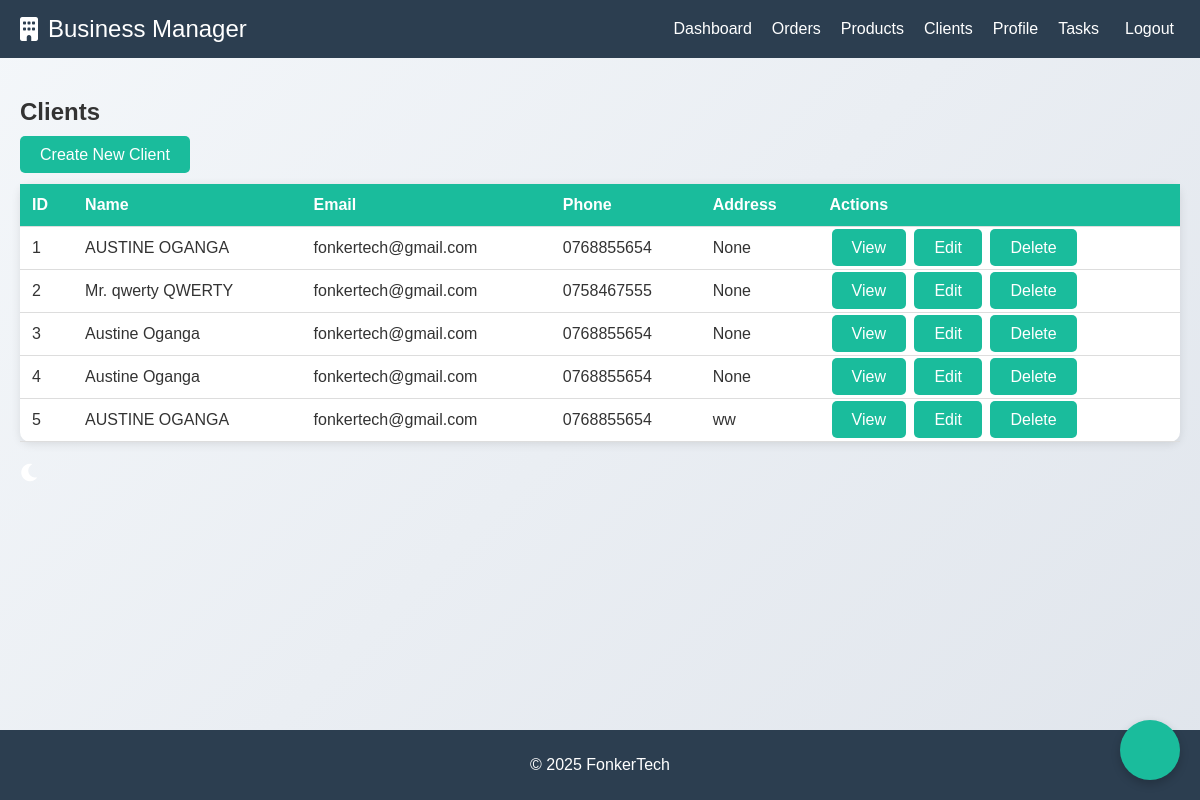
The app's page /clients/ (signed in) with its own data.
### management/models.py (models this page shows, shortened)
class Client(models.Model):
    name = models.CharField(max_length=100)
    email = models.EmailField()
    phone = models.CharField(max_length=15)
    address = models.CharField(max_length=255, blank=True, null=True)  # Add this line
    created_at = models.DateTimeField(auto_now_add=True)

### management/views.py (the view)
# urls.py: path('clients/', views.client_list, name='client_list'),
@login_required
def client_list(request):
    clients = Client.objects.all()
    return render(request, 'management/client_list.html', {'clients': clients})

### management/templates/management/client_list.html (shortened to what this page needs)
{% extends "management/base.html" %}
{% block content %}
<div class="container">
    <h2>Clients</h2>
    <a href="{% url 'add_client' %}" class="btn btn-primary">Create New Client</a>
    <table class="table">
        <thead>
            <tr>
                <th>ID</th>
                <th>Name</th>
                <th>Email</th>
                <th>Phone</th>
                <th>Address</th>
                <th>Actions</th>
            </tr>
        </thead>
        <tbody>
            {% for client in clients %}
            <tr>
                <td>{{ client.id }}</td>
                <td>{{ client.name }}</td>
                <td>{{ client.email }}</td>
                <td>{{ client.phone }}</td>
                <td>{{ client.address }}</td>
                <td>
                    <a href="{% url 'client_detail' client.id %}" class="btn btn-info">View</a>
                    <a href="{% url 'client_update' client.id %}" class="btn btn-warning">Edit</a>
                    <a href="{% url 'client_delete' client.id %}" class="btn btn-danger">Delete</a>
                </td>
            </tr>
            {% endfor %}
        </tbody>
    </table>
</div>
{% endblock %}

### management/templates/management/base.html (shortened to what this page needs)
{% load static %}
<!DOCTYPE html>
<html lang="en">
<head>
    <link href="https://cdnjs.cloudflare.com/ajax/libs/font-awesome/6.0.0-beta3/css/all.min.css" rel="stylesheet">
    <link rel="stylesheet" href="{% static 'management/css/styles.css' %}">
</head>
<body>
    <header>
        <div class="logo">
            <i class="fas fa-building"></i>
            <span>Business Manager</span>
        </div>
        <nav>
            <ul>
                <li><a href="{% url 'dashboard' %}">Dashboard</a></li>
                <li><a href="{% url 'order_list' %}">Orders</a></li>
                <li><a href="{% url 'product_list' %}">Products</a></li>
                <li><a href="{% url 'client_list' %}">Clients</a></li>
                <li><a href="{% url 'profile' %}">Profile</a></li>
                <li><a href="{% url 'task_list' %}">Tasks</a></li>
                <li>
                    <form action="{% url 'logout' %}" method="post">
                        <button type="submit" class="logout-button">Logout</button>
                    </form>
                </li>
            </ul>
        </nav>
    </header>
    <main>
        {% block content %}{% endblock %}
    </main>
    <footer>
        <p>&copy; 2025 FonkerTech</p>
    </footer>
    <div class="fab">
        <a href="{% url 'add_client' %}" title="Add Client">
            <i class="fas fa-plus"></i>
        </a>
    </div>
    <div class="theme-toggle">
        <i class="fas fa-moon" id="theme-icon"></i>
    </div>
</body>
</html>

### management/static/management/css/styles.css (style rules this page uses)
body { margin: 0; font-family: 'Arial', sans-serif; background-color: #f4f7fa; color: #333; }
body { font-family: Arial, sans-serif; margin: 0; padding: 0; background: linear-gradient(135deg, #f4f7fa, #e0e5ec); color: #333; min-height: 100vh; }
header { background-color: #2c3e50; color: #fff; padding: 15px 20px; display: flex; justify-content: space-between; align-items: center; }
header .logo { display: flex; align-items: center; font-size: 24px; }
header .logo i { margin-right: 10px; }
header nav ul { list-style: none; margin: 0; padding: 0; display: flex; align-items: center; }
header nav ul li { margin-left: 20px; }
header nav ul li a { color: #fff; text-decoration: none; font-size: 16px; }
.logout-button { background: none; border: none; color: #fff; font-size: 16px; cursor: pointer; }
main { padding: 20px; }
footer { background-color: #2c3e50; color: #fff; text-align: center; padding: 10px 0; position: fixed; width: 100%; bottom: 0; }
.btn { background-color: #1abc9c; color: #fff; border: none; padding: 10px 20px; border-radius: 5px; font-size: 16px; cursor: pointer; margin-top: 20px; width: 100%; }
a { color: #1abc9c; text-decoration: none; }
button, .logout-button { transition: background-color 0.3s ease, transform 0.3s ease; }
header nav ul li a { position: relative; transition: color 0.3s ease; }
header nav ul li a::after { content: ''; position: absolute; width: 0; height: 2px; background-color: #1abc9c; bottom: -5px; left: 0; transition: width 0.3s ease; }
main { animation: fadeIn 0.5s ease-in-out; }
.fab { position: fixed; bottom: 20px; right: 20px; background-color: #1abc9c; color: #ff0; width: 60px; height: 60px; border-radius: 50%; display: flex; align-items: center; justify-content: center; box-shadow: 0 4px 10px rgba(0, 0, 0, 0.2); transition: transform 0.3s ease, box-shadow 0.3s ease; }
.fab i { font-size: 24px; }
.theme-toggle { cursor: pointer; font-size: 20px; color: #fff; margin-left: 20px; }
.btn { background-color: #1abc9c; color: #fff; border: none; padding: 10px 20px; border-radius: 5px; font-size: 16px; cursor: pointer; margin-right: 10px; }
.table { width: 100%; border-collapse: collapse; margin-top: 20px; background-color: #fff; border-radius: 10px; box-shadow: 0 2px 10px rgba(0, 0, 0, 0.1); }
.table th, .table td { padding: 12px; text-align: left; border-bottom: 1px solid #ddd; }
.table th { background-color: #1abc9c; color: #fff; font-weight: bold; }
.table .btn { margin: 2px; }

### records on screen
Client: id "1", name "AUSTINE OGANGA", email "fonkertech@gmail.com", phone "0768855654", address "None"
Client: id "2", name "Mr. qwerty QWERTY", email "fonkertech@gmail.com", phone "0758467555", address "None"
Client: id "3", name "Austine Oganga", email "fonkertech@gmail.com", phone "0768855654", address "None"
Client: id "4", name "Austine Oganga", email "fonkertech@gmail.com", phone "0768855654", address "None"
Client: id "5", name "AUSTINE OGANGA", email "fonkertech@gmail.com", phone "0768855654", address "ww"
